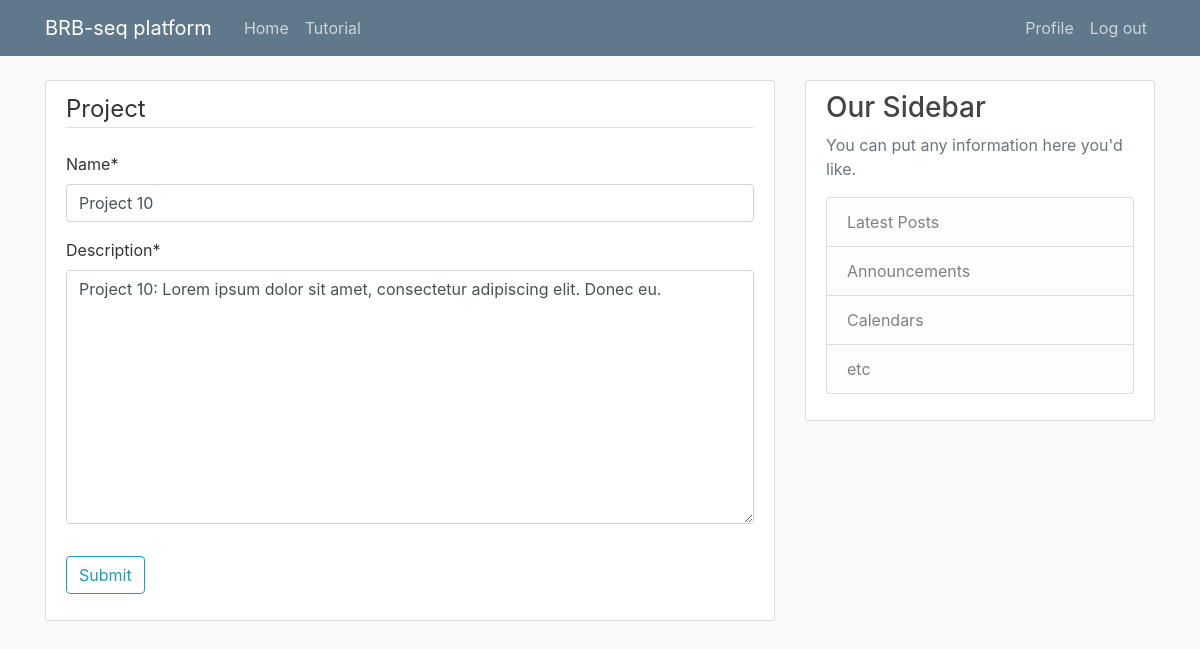
The page /userHome/project/16/update/ (signed in) on the database its author committed.
### userHome/models.py (models this page shows, shortened)
class Project(models.Model):
	author = models.ForeignKey(User, on_delete = models.CASCADE)
	name = models.CharField(max_length = 100)
	description = models.TextField()
	date_created = models.DateTimeField(auto_now_add = True)
	date_updated = models.DateTimeField(auto_now = True)

### userHome/views.py (the view, shortened to what this page needs)
# urls.py: path('project/<int:pk>/update/', ProjectUpdateView.as_view(),
class ProjectUpdateView(LoginRequiredMixin, UserPassesTestMixin, UpdateView):
	model = Project
	fields = ['name', 'description']
	def test_func(self):
		project = self.get_object()
		if self.request.user == project.author :
			return True
		return False

### userHome/templates/userHome/project_form.html (shortened to what this page needs)
{% extends "userHome/base.html" %}
{% load crispy_forms_tags %}
{% block content %}
	<div class = "content-section">
		<form method = "POST">
			<fieldset class = "form-group">
				<legend class = "border-bottom mb-4"> Project </legend>
				{{ form|crispy  }}
			</fieldset>
			<div class = "form-group">
				<button class = "btn btn-outline-info" type = "submit"> Submit</button>
			</div>
		</form>
	</div>
{% endblock content %}

### userHome/static/userHome/main.css (style rules this page uses)
body { background: #fafafa; color: #333333; margin-top: 5rem; }
.content-section { background: #ffffff; padding: 10px 20px; border: 1px solid #dddddd; border-radius: 3px; margin-bottom: 20px; }

### rows shown on the page
Project: name "Project 10", description "Project 10: Lorem ipsum dolor sit amet, consectetur adipiscing elit. Donec eu."
